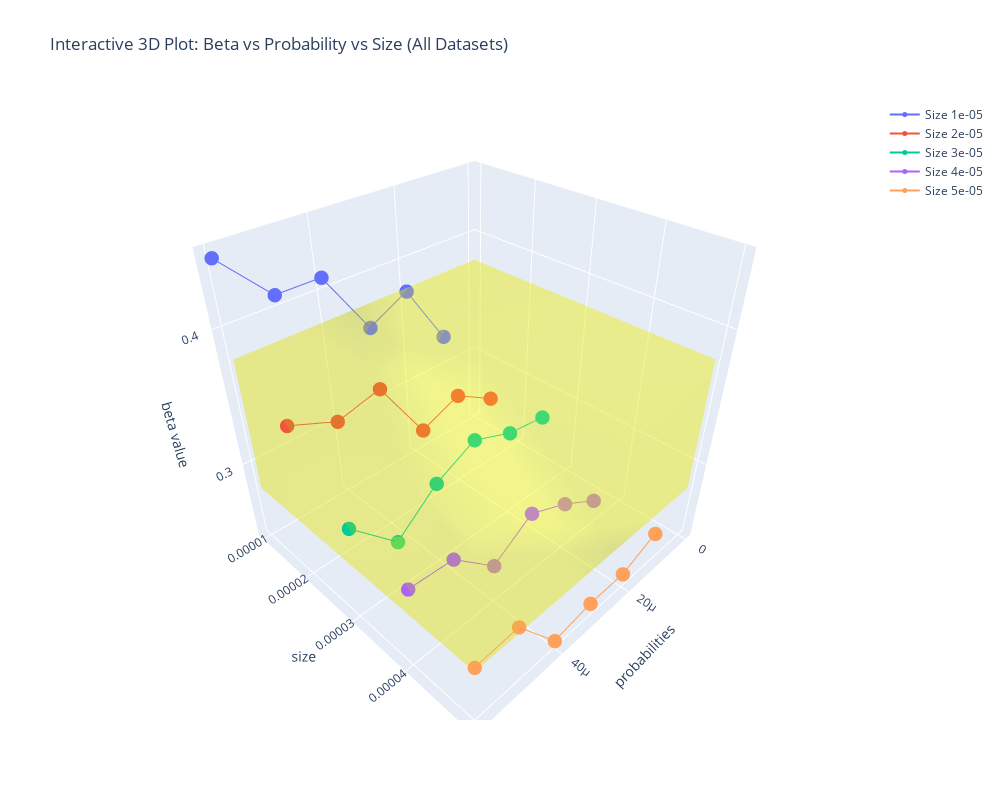

Write notebook code for a chart like this one.
### Code cell
import plotly.graph_objects as go
import numpy as np

# Organize all data
# =============================================

p = [p_1,p_1,p_1, p_1,p_1]
beta = [beta_1,beta_2, beta_3,beta_4,beta_5]
alpha = [alpha_1,alpha_2, alpha_3,alpha_4,alpha_5]
names =[0.00001,0.00002,0.00003,0.00004,0.00005,0.00006]

# =============================================
# Build interactive plot
# =============================================
fig = go.Figure()

for idx in range(5):
    x = np.array(p[idx])
    y = [idx] * len(x)
    z = beta[idx]

    fig.add_trace(go.Scatter3d(
        x=x, y=y, z=z,
        mode='lines+markers',
        name=f"Size {names[idx]}",
        marker=dict(size=5),
    ))

# =============================================
# Add transparent highlight box for β ∈ [0.28, 0.38]
# =============================================

# Find x-axis range (max probability across all datasets)
x_max = max([max(p[i]) for i in range(5)])

# Box corners
x_min, x_max = 0, x_max
y_min, y_max = 0, 4  # covers all 7 curves (0 to 6)
z_min, z_max = 0.28, 0.38

# 8 vertices of the cuboid
X = [x_min, x_max, x_max, x_min, x_min, x_max, x_max, x_min]
Y = [y_min, y_min, y_max, y_max, y_min, y_min, y_max, y_max]
Z = [z_min, z_min, z_min, z_min, z_max, z_max, z_max, z_max]

fig.add_trace(go.Mesh3d(
    x=X, y=Y, z=Z,
    opacity=0.25,
    color='yellow',
    flatshading=False,
    name='β range 0.28–0.38',
    showscale=False,
    alphahull=0
))

# =============================================
# Axis labels and formatting
# =============================================

fig.update_layout(
    scene=dict(
        xaxis_title='probabilities',
        yaxis_title='size',
        zaxis_title='beta value',
        yaxis=dict(
            tickmode='array',
            tickvals=list(range(5)),
            ticktext=names
        )
    ),
    width=1000,
    height=800,
    title='Interactive 3D Plot: Beta vs Probability vs Size (All Datasets)'
)

fig.show()

### Figure 1 — Plotly figure (JSON) as saved in the notebook; plotly's stock layout.template omitted (floating-point values rounded to 4 significant figures)
{"data": [{"marker": {"size": 5}, "mode": "lines+markers", "name": "Size 1e-05", "type": "scatter3d", "x": [1e-05, 2e-05, 3e-05, 4e-05, 5e-05, 6e-05], "y": [0, 0, 0, 0, 0, 0], "z": [0.328, 0.3774, 0.3619, 0.4102, 0.4101, 0.4439]}, {"marker": {"size": 5}, "mode": "lines+markers", "name": "Size 2e-05", "type": "scatter3d", "x": [1e-05, 2e-05, 3e-05, 4e-05, 5e-05, 6e-05], "y": [1, 1, 1, 1, 1, 1], "z": [0.2955, 0.314, 0.3013, 0.3512, 0.3433, 0.3576]}, {"marker": {"size": 5}, "mode": "lines+markers", "name": "Size 3e-05", "type": "scatter3d", "x": [1e-05, 2e-05, 3e-05, 4e-05, 5e-05, 6e-05], "y": [2, 2, 2, 2, 2, 2], "z": [0.3038, 0.3078, 0.3201, 0.3042, 0.2773, 0.3117]}, {"marker": {"size": 5}, "mode": "lines+markers", "name": "Size 4e-05", "type": "scatter3d", "x": [1e-05, 2e-05, 3e-05, 4e-05, 5e-05, 6e-05], "y": [3, 3, 3, 3, 3, 3], "z": [0.2579, 0.2763, 0.29, 0.2688, 0.2994, 0.3017]}, {"marker": {"size": 5}, "mode": "lines+markers", "name": "Size 5e-05", "type": "scatter3d", "x": [1e-05, 2e-05, 3e-05, 4e-05, 5e-05, 6e-05], "y": [4, 4, 4, 4, 4, 4], "z": [0.261, 0.2486, 0.2483, 0.2432, 0.2855, 0.2834]}, {"alphahull": 0, "color": "yellow", "flatshading": false, "name": "β range 0.28–0.38", "opacity": 0.25, "showscale": false, "type": "mesh3d", "x": [0, 6e-05, 6e-05, 0, 0, 6e-05, 6e-05, 0], "y": [0, 0, 4, 4, 0, 0, 4, 4], "z": [0.28, 0.28, 0.28, 0.28, 0.38, 0.38, 0.38, 0.38]}], "layout": {"height": 800, "scene": {"xaxis": {"title": {"text": "probabilities"}}, "yaxis": {"tickmode": "array", "ticktext": [1e-05, 2e-05, 3e-05, 4e-05, 5e-05, 6e-05], "tickvals": [0, 1, 2, 3, 4], "title": {"text": "size"}}, "zaxis": {"title": {"text": "beta value"}}}, "title": {"text": "Interactive 3D Plot: Beta vs Probability vs Size (All Datasets)"}, "width": 1000}}
